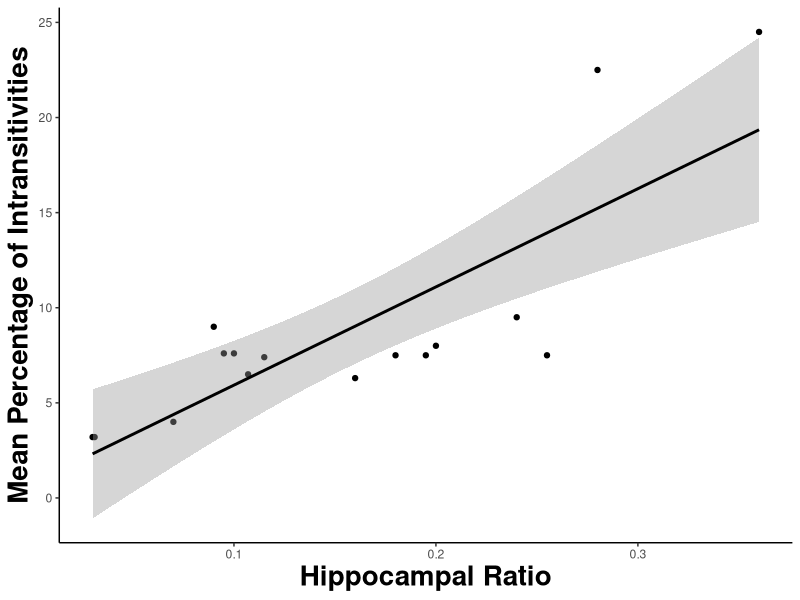

The R source for this figure: (Note: this script raises an error after producing the figure.)
## ---- chunk 1
library(ggplot2)

talk.plot.df <- data.frame (Hippocampal_Ratio = c(0.03,0.031, 0.07, 0.09, 0.095, 0.10, 0.107, 0.115, 0.16, 0.18, 0.195, 0.2, 0.24, 0.255, 0.28, 0.36),
Intransitivity_Percent = c(3.2, 3.2, 4, 9, 7.6, 7.6, 6.5, 7.4, 6.3, 7.5, 7.5, 8, 9.5, 7.5, 22.5, 24.5))

library(Hmisc)

spearman.test(talk.plot.df$Hippocampal_Ratio, talk.plot.df$Intransitivity_Percent)

ggplot(talk.plot.df, aes(Hippocampal_Ratio, Intransitivity_Percent))+
  geom_point()+
  geom_smooth(method = "lm", color = "black")+
  theme_classic()+
  ylab("Mean Percentage of Intransitivities")+
  xlab("Hippocampal Ratio")+
  theme_classic()+
  theme(axis.title.y = element_text(face="bold", size = 20),
           axis.title.x  = element_text(face="bold", size = 20))
## ---- chunk 2
View(numbers.trial.data)

# Womp. I actually don't know what numbers the image numbers correspond to. Turns out the image numbers are the actual stimuli so can use those for decision difficulty.
numbers.trial.data$num.diff <- abs(numbers.trial.data$Image_left - numbers.trial.data$Image_right)


#The variance ofdifferences was the same for all groups (set up by experiment so manipulation check)
aggregate(num.diff ~ Group, FUN = var, numbers.trial.data)
ggplot(numbers.trial.data, aes(Group, num.diff))+
  geom_boxplot(width = 0.5)+
  theme_classic()+
  ylab("Difference in numbers")

#The easier the decision (the bigger the difference in values) the faster all groups got
#The control group appears faster compared to both lesion groups in the control task BUT this doesn't appear statistically significant in the regression
ggplot(numbers.trial.data, aes(num.diff, RT, group = Group, col = Group))+
  geom_smooth(method = "loess")+
  theme_classic()+
  xlab("Difference in values")+
  ylab("Response times")
#Significant interactions show that the how RTs change with decision difficulty differs by group. Though they all get faster at easier decisions the MTL group is consistently slower
summary(lmer(RT ~ num.diff * Group + (1|f.id), data = numbers.trial.data))

#Difference in values and intransitivity
#The lines are pretty flat. All the decisions seem pretty easy/equally likely to be involved in an intransitivity
ggplot(numbers.trial.data, aes(num.diff, IntransTripleCounted, group = Group, col = Group))+
  geom_smooth(method = "loess")+
  theme_classic()+
  xlab("Difference between numbers (Difficulty)")+
  ylab("Number of Intransitivities Trial is involved in")

#Probability of being involved in intransitivity measure (new)
#How many times a trial involved in an intransitivity/total number intransitivities for subject

#Nominator: (IntransTripleCounted does indeed say how many times a trial was involved in an intransitive triplet)

#Denomiator:
numbers.trial.data <- merge(numbers.trial.data, both.Intransitive[as.character(both.Intransitive$Task) == "numbers", c("f.id", "CleanIntr")], by = "f.id", all.x = T)

#Prob of Intransitivity for a given trial
numbers.trial.data$ProbIntr <- (numbers.trial.data$IntransTripleCounted - numbers.trial.data$MisPressIntransTripleCounted) / (numbers.trial.data$CleanIntr*3)

#Check if probabilities for all subjects add up to 1. (yes.)
ddply(numbers.trial.data, c("f.id"), summarise, tot = sum(ProbIntr))

#There are a bunch of people with no intransitivities (so dividing by 0). Replace these with 0
numbers.trial.data$ProbIntr <- ifelse(is.na(numbers.trial.data$ProbIntr), 0, numbers.trial.data$ProbIntr)

#Back to decision difficulty and probability of intransitivity
#For all groups groups harder trials are more likely to be involved in intransitivities 
ggplot(numbers.trial.data, aes(num.diff, ProbIntr, group = Group, col = Group))+
  geom_smooth(method = "loess")+
  theme_classic()+
  xlab("Difference between numbers (Difficulty)")+
  ylab("Probability of Intransitivity")

summary(lmer(ProbIntr ~ num.diff * Group + (1|f.id), data = numbers.trial.data))

#Probability of transitivity stays the same across the task for the numbers task
ggplot(numbers.trial.data, aes(Trialnumber, ProbIntr, group = Group, col = Group))+
  geom_smooth(method = "loess")+
  theme_classic()+
  xlab("Trial Number")+
  ylab("Probability of Intransitivity")

## ---- chunk 3
#How about just taking the difference of how many times they chose the item and avoid an artificial point system. This way ties will be indifference (0).If they haven't chosen an item assign a 0.

get.ordinal.value <- function(x){
  
  tmp <- data.frame(item = dimnames(sort(table(x$Choice.image)))[[1]],
                    value = sort(table(x$Choice.image)))
  
  return(tmp)
  }

# Does it work?
get.ordinal.value(choice2.trial.data[choice2.trial.data$SubjectID == 306,])
# Yes.

# So apply it to everyone's data
ordinal.value.df <- plyr::ddply(choice2.trial.data, c("f.id"), get.ordinal.value)

# A bit hacky but merge twice to assign right ordinal values to each image and then get value difference per trial.

#Merge 1 for image left
#KEEP ALL!
#RENAME col
choice2.trial.data.w.val <- merge(choice2.trial.data, ordinal.value.df, by.x = c("f.id","Image_left"), by.y = c("f.id","item"), all.x = T)
names(choice2.trial.data.w.val)[24] <- "value.left"

#Merge 2 for image right
choice2.trial.data.w.val <- merge(choice2.trial.data.w.val, ordinal.value.df, by.x = c("f.id","Image_right"), by.y = c("f.id","item"), all.x = T)
names(choice2.trial.data.w.val)[25] <- "value.right"

#Replace NAs in values with 0's
choice2.trial.data.w.val$value.left <- ifelse(is.na(choice2.trial.data.w.val$value.left), 0, choice2.trial.data.w.val$value.left)

choice2.trial.data.w.val$value.right <- ifelse(is.na(choice2.trial.data.w.val$value.right), 0, choice2.trial.data.w.val$value.right)

#Val.diff
#The smaller the difference the harder the decision
choice2.trial.data.w.val$val.diff <- abs(choice2.trial.data.w.val$value.left - choice2.trial.data.w.val$value.right)

#The variance of value differences was the same for all groups
#It's not like one group cared less about candy bars that they were just choosing randomly
aggregate(val.diff ~ Group, FUN = var, choice2.trial.data.w.val)
ggplot(choice2.trial.data.w.val, aes(Group, val.diff))+
  geom_boxplot(width = 0.5)+
  theme_classic()+
  ylab("Value difference")

#The easier the decision (the bigger the difference in values) the faster all groups got
#MTL group was consistently slower at all levels of value difference
ggplot(choice2.trial.data.w.val, aes(val.diff, RT, group = Group, col = Group))+
  geom_smooth()+
  theme_classic()+
  xlab("Difference in values")+
  ylab("Response times")
#Significant interactions show that the how RTs change with decision difficulty differs by group. Though they all get faster at easier decisions the MTL group is consistently slower
summary(lmer(RT ~ val.diff * Group + (1|f.id), data = choice2.trial.data.w.val))

#Difference in values and intransitivity
#The harder the decision the more intransitivite triplets it is involved in
#This graph is deceptive because it suggests that for the MTL group trials that are closer to indifference are involved in more intransitivities but it's not normalized! 
ggplot(choice2.trial.data.w.val, aes(val.diff, IntransTripleCounted, group = Group, col = Group))+
  geom_smooth(method = "loess")+
  theme_classic()+
  xlab("Value difference")+
  ylab("Number of Intransitivities Trial is involved in")

#Probability of being involved in intransitivity measure (new)
#How many times a trial involved in an intransitivity/total number intransitivities for subject

#Nominator: (IntransTripleCounted does indeed say how many times a trial was involved in an intransitive triplet)

#Denomiator:
choice2.trial.data.w.val <- merge(choice2.trial.data.w.val, both.Intransitive[as.character(both.Intransitive$Task) == "choice", c("f.id", "CleanIntr")], by = "f.id", all.x = T)

#Prob of Intransitivity for a given trial
choice2.trial.data.w.val$ProbIntr <- (choice2.trial.data.w.val$IntransTripleCounted - choice2.trial.data.w.val$MisPressIntransTripleCounted) / (choice2.trial.data.w.val$CleanIntr*3)

#Check if probabilities for all subjects add up to 1. (yes.)
ddply(choice2.trial.data.w.val, c("f.id"), summarise, tot = sum(ProbIntr))

#Back to decision difficulty and probability of intransitivity
#For the MTL group harder trials (those where the value difference is smaller) are less likely to be involved in intransitivities suggesting that these decisions are not as hard for them because they have problems with retaining value
ggplot(choice2.trial.data.w.val, aes(val.diff, ProbIntr, group = Group, col = Group))+
  geom_smooth(method = "loess")+
  theme_classic()+
  xlab("Value difference")+
  ylab("Probability of Intransitivity")

summary(lmer(ProbIntr ~ val.diff * Group + (1|f.id), data = choice2.trial.data.w.val))

ggplot(choice2.trial.data.w.val, aes(Trialnumber, ProbIntr, group = Group, col = Group))+
  geom_smooth(method = "loess")+
  theme_classic()+
  xlab("Trial Number")+
  ylab("Probability of Intransitivity")
